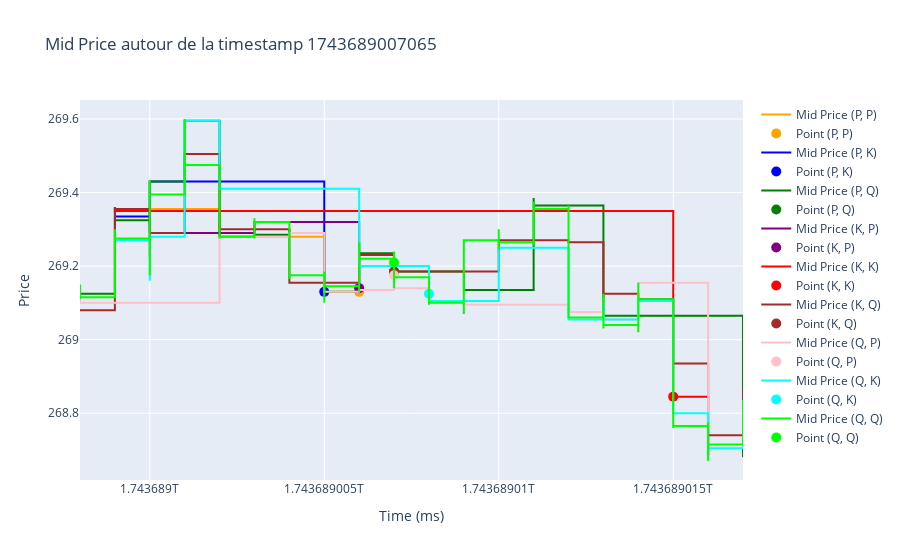

The code cell stored with this chart in its notebook:
### Code cell
import pandas as pd
import plotly.graph_objects as go

timestamp_to_plot = 1743689007065
window = 10 * 1000

fig = go.Figure()

# Lire les CSV et tracer les données pour toutes les combinaisons
letters = ['P', 'K', 'Q']
colors = ['orange', 'blue', 'green']
color_map = {('P', 'P'): 'orange', ('P', 'K'): 'blue', ('P', 'Q'): 'green',
             ('K', 'P'): 'purple', ('K', 'K'): 'red', ('K', 'Q'): 'brown',
             ('Q', 'P'): 'pink', ('Q', 'K'): 'cyan', ('Q', 'Q'): 'lime'}

for ax_letter in letters:
    for bx_letter in letters:
        # Lire le fichier CSV correspondant
        csv_file = f"filtered_{ax_letter}_{bx_letter}.csv"
        df = pd.read_csv(csv_file)
        
        # Filtrer les données dans la fenêtre de temps
        df_window = df[
            (df['time'] >= timestamp_to_plot - window) &
            (df['time'] <= timestamp_to_plot + window)
        ]
        
        # Tracer les mid_price pour chaque combinaison
        fig.add_trace(go.Scatter(
            x=df_window['time'],
            y=df_window['mid_price'],
            mode='lines',
            line_shape='hv',
            name=f"Mid Price ({ax_letter}, {bx_letter})",
            line=dict(color=color_map[(ax_letter, bx_letter)])
        ))
        
        # Trouver le point le plus proche de la timestamp_to_plot
        df_window['time_diff'] = df_window['time'].sub(timestamp_to_plot).abs()
        closest_idx = df_window['time_diff'].idxmin()
        closest_time = df_window.loc[closest_idx, 'time']
        closest_price = df_window.loc[closest_idx, 'mid_price']
        
        # Ajouter le point correspondant à la timestamp_to_plot
        fig.add_trace(go.Scatter(
            x=[closest_time],
            y=[closest_price],
            mode='markers',
            marker=dict(color=color_map[(ax_letter, bx_letter)], size=10),
            name=f"Point ({ax_letter}, {bx_letter})"
        ))

fig.update_layout(
    title=f"Mid Price autour de la timestamp {timestamp_to_plot}",
    xaxis_title="Time (ms)",
    yaxis_title="Price",
    showlegend=True
)

fig.show()
